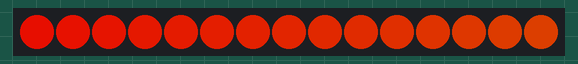
Recording of a sketch running on a simulated Arduino Uno, built with avr-gcc and run on an emulated ATmega328P. Shown: 15 RGB LEDs in strip order, left to right. Dim RGB values are drawn brighter than linear.

Above: at 20.18 s.
At 20.58 s:
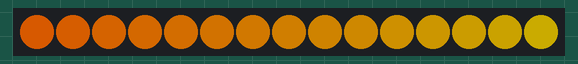
At 21.18 s:
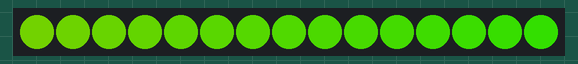
At 22.38 s:
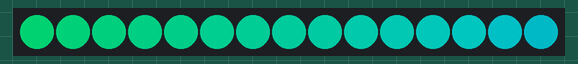
At 23.58 s:
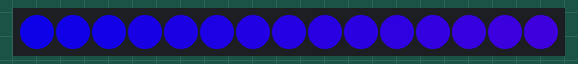
At 24.58 s:
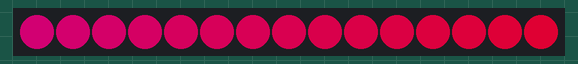

The sketch:

NeoPixel_strandtest_nodelay.ino
```cpp
#include <Adafruit_NeoPixel.h>

#define LED_PIN 6

// How many NeoPixels are attached to the Arduino?
#define LED_COUNT 15

// Declare our NeoPixel strip object:
Adafruit_NeoPixel strip(LED_COUNT, LED_PIN, NEO_GRB + NEO_KHZ800);

int           pixelInterval = 0;        // Pixel Interval (ms); defines speed of argb pattern
unsigned long pixelPrevious = 0;        // Previous Pixel Millis

unsigned long patternPrevious = 0;      // Previous Pattern Millis
int           patternCurrent = 1;       // Current Pattern Number
int           patternInterval = 5000;   // Pattern Interval (ms)

int			  pixelIndex = 0;
uint16_t      pixelNumber = LED_COUNT;  // Total Number of Pixels

bool colorWipeInverse = 0;
int marqueeLoopCount = 0;
int marqueePhase = 0;
int rainbowCycle = 0;

void setup() {
  strip.begin();           // INITIALIZE NeoPixel strip object (REQUIRED)
  strip.show();            // Turn OFF all pixels ASAP
  strip.setBrightness(192); // Set BRIGHTNESS to about 1/5 (max = 255)
}

void loop() {
  unsigned long currentMillis = millis();                     //  Update current time
  if((currentMillis - patternPrevious) >= patternInterval) {  //  Check for expired time
    patternPrevious = currentMillis;
    patternCurrent++;                                         //  Advance to next pattern
    if(patternCurrent > 6)
      patternCurrent = 1;
  }

  if(currentMillis - pixelPrevious >= pixelInterval) {        //  Check for expired time
    pixelPrevious = currentMillis;                            //  Run current frame
    switch (patternCurrent) {
      case 1:
        colorWipe(strip.Color(255, 0, 0), 50);
        break;
      case 2:
        biColorWipe(strip.Color(0, 255, 0), strip.Color(0, 0, 255), 50);
        break;
      case 3:
        colorChase(strip.Color(255, 255, 0), 50);
        break;
      case 4:
        biColorTheaterChase(strip.Color(255, 255, 255), strip.Color(255, 0, 255), 75);
        break;
      case 5:
        rainbowCycling(100); // Flowing rainbow cycle along the whole strip
        break;
      case 6:
        rainbowWaterfall(70); // Flowing rainbow cycle along the whole strip
        break;
      default:
        break;
    }
  }
}

// Some functions of our own for creating animated effects -----------------

// single color colorWipe
// Fill strip pixels one after another, then alternates to turn off one by one
void colorWipe(uint32_t color, int wait) {
  pixelInterval = wait;                        //  Update delay time

  if (!colorWipeInverse) {
	  strip.setPixelColor(pixelIndex, color); //  Set pixel's color (in RAM)
  }
  else {
	  strip.setPixelColor(pixelIndex, strip.Color(0, 0, 0)); //  Set pixel's color (in RAM)
  }

  strip.show();
  pixelIndex++;

  if(pixelIndex >= pixelNumber) {
    pixelIndex = 0;
    colorWipeInverse ^= 1;
  }
}

// 2-color colorWipe: alternating colorA and B after every full wipe
void biColorWipe(uint32_t colorA, uint32_t colorB, uint8_t wait) {
  pixelInterval = wait;

  if (!colorWipeInverse) {
	  strip.setPixelColor(pixelIndex, colorA); //  Set pixel's color (in RAM)
  }
  else {
	  strip.setPixelColor(pixelIndex, strip.Color(0, 0, 0)); //  Set pixel's colorA (in RAM)
      for (int otherIndex = pixelIndex+1; otherIndex < pixelNumber; otherIndex++) {
		  strip.setPixelColor(otherIndex, colorB); //  Set pixel's colorB (in RAM)
	  }
  }

  strip.show();
  pixelIndex++;

  if(pixelIndex >= pixelNumber) {
    pixelIndex = 0;
    colorWipeInverse ^= 1;
  }
}

// Knight-rider style color chase; 2 pixels light up and run through continuously
void colorChase(uint32_t color, uint8_t wait) {
	pixelInterval = wait;
	strip.clear();

	for (int otherIndex = pixelIndex; otherIndex < pixelIndex+2; otherIndex++) {
		if (otherIndex <= pixelNumber) {
			strip.setPixelColor(otherIndex, color);
		}
		else { break; }
	}

	strip.show();
	pixelIndex += 1;

	if(pixelIndex >= pixelNumber) {
		pixelIndex = 0;
	}
}

// Theater-marquee-style chasing lights. Pixels spaced apart equally
// and chase one another
void theaterChase(uint32_t color, int wait) {
  pixelInterval = wait;                   //  Update delay time

  strip.clear();

  for(int c = pixelIndex; c < pixelNumber; c += 3) {
    strip.setPixelColor(c, color);
  }
  strip.show();

  pixelIndex++;
  if (pixelIndex >= 3) {
    pixelIndex = 0;
    marqueeLoopCount++;
  }

  if (marqueeLoopCount >= 10) {
    pixelIndex = 0;
    marqueeLoopCount = 0;
  }
}

// Marquee chase with 2 colors spaced apart and shifting over time.
void biColorTheaterChase(uint32_t c1, uint32_t c2, uint8_t wait) {
  pixelInterval = wait;

  strip.clear();

  for (uint8_t i = marqueePhase; i < pixelNumber; i += 4) {
    strip.setPixelColor(i, c1);
    strip.setPixelColor(i+2, c2);
  }

  strip.show();

  marqueePhase++;
  if (marqueePhase >= 3) {
    marqueePhase = 0;
    marqueeLoopCount++;
  }

  // optional completion behavior
  if (marqueeLoopCount >= 10) {
    marqueePhase = 0;
    marqueeLoopCount = 0;
  }
}

// Rainbow cycle along whole strip. Pass delay time (in ms) between frames.
void rainbowCycling(uint8_t wait) {
  pixelInterval = wait;

  for(uint16_t i=0; i < pixelNumber; i++) {
    strip.setPixelColor(i, Wheel((i + rainbowCycle) & 255)); //  Update delay time
  }

  strip.show();                                  //  Update strip to match

  rainbowCycle += 5;                             //  Advance current cycle
  if(rainbowCycle >= 256) rainbowCycle = 0;      //  Loop the cycle back to the begining
}

// Rainbow waterfall: shift pixels along the strip and inject new rainbow at the start.
void rainbowWaterfall(uint8_t wait) {
  pixelInterval = wait;

  // shift everything "down" one pixel: [0] -> [1] -> [2] ...
  for (int i = pixelNumber - 1; i > 0; i--) {
    strip.setPixelColor(i, strip.getPixelColor(i - 1));
  }

  // inject new color at the head
  strip.setPixelColor(0, Wheel(rainbowCycle & 255));

  strip.show();

  rainbowCycle += 20;
  if (rainbowCycle >= 256) rainbowCycle = 0;
}

// Input a value 0 to 255 to get a color value.
// The colours are a transition r - g - b - back to r.
uint32_t Wheel(byte WheelPos) {
  WheelPos = 255 - WheelPos;
  if(WheelPos < 85) {
    return strip.Color(255 - WheelPos * 3, 0, WheelPos * 3);
  }
  if(WheelPos < 170) {
    WheelPos -= 85;
    return strip.Color(0, WheelPos * 3, 255 - WheelPos * 3);
  }
  WheelPos -= 170;
  return strip.Color(WheelPos * 3, 255 - WheelPos * 3, 0);
}
```
